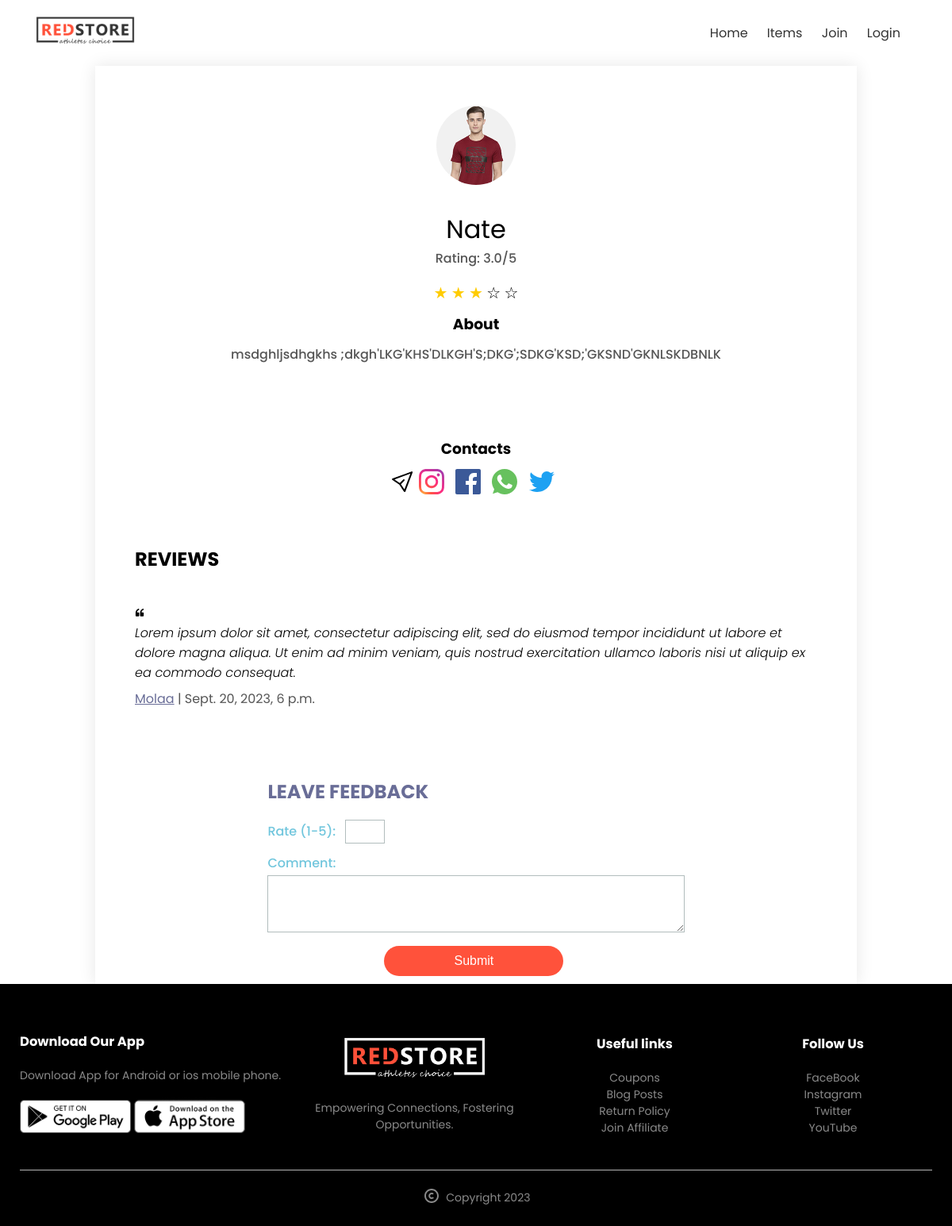
The app's page /profile/1 with its own data.
### core/models.py (models this page shows, shortened)
class User(AbstractUser):
    name = models.CharField(max_length=200, null=True)
    email = models.EmailField(unique=True, null=True)
    bio = models.TextField(null=True)
    avatar = models.ImageField(null=True, default="avatar.svg")
    instagram = models.CharField(max_length=50, blank=True)
    facebook = models.CharField(max_length=50, blank=True)
    whatsup = models.CharField(max_length=50, blank=True)
    twitter = models.CharField(max_length=50, blank=True)
    total_ratings = models.PositiveIntegerField(default=0)
    total_rating_points = models.PositiveIntegerField(default=0)
    USERNAME_FIELD = 'username'
    REQUIRED_FIELDS = ['email']
    def __str__(self):
        return self.name or self.username
    def calculate_average_rating(self):
        if self.total_ratings > 0:
            return self.total_rating_points / self.total_ratings
        else:
            return 0

class Comments(models.Model):
    seller = models.ForeignKey(User, related_name='seller', on_delete=models.CASCADE)
    created_by = models.ForeignKey(User, related_name='buyers', on_delete=models.CASCADE)
    body = models.TextField(null=True)
    created_at = models.DateTimeField(auto_now_add=True)
    class Meta:
        verbose_name_plural = 'Comments'

### core/views.py (the view)
# urls.py: path('profile/<str:pk>', views.userProfile, name='profile'),
def userProfile(request, pk):
    user = User.objects.get(id=pk)
    comments = Comments.objects.filter(seller=user)
    context = {'user':user, 'comments':comments}
    return render(request, 'core/profile.html', context)

### core/templates/core/profile.html (shortened to what this page needs)
{% extends 'core/base.html' %}
{% block content %}
<div class="container profile">
	<img src="{{ user.avatar.url }}" alt="{{ user.name }}" class="profile-image">
	<div class="profile-info">
		<h1>{{ user }}</h1>
		<p>Rating: {{ user.calculate_average_rating }}/5</p>
		<div class="star-ratings">
            {% for i in "12345" %}
                {% if user.calculate_average_rating >= forloop.counter %}
                    {% if user.calculate_average_rating >= 4 %}
                        <span class="star-icon filled-green">★</span>
                    {% elif user.calculate_average_rating == 3 %}
                        <span class="star-icon filled-yellow">★</span>
                    {% else %}
                        <span class="star-icon filled-red">★</span>
                    {% endif %}
                {% else %}
                    <span class="star-icon">☆</span>
                {% endif %}
            {% endfor %}
		</div>
		{% if user.bio %}
		<h3>About</h3>
            <p>{{ user.bio }}</p>
        {% endif %}
	</div>
	<div class="social-links">
		<h3>Contacts</h3>
		{% if request.user != user %}
		<a href="{% url 'new-convo' user.id %}">
		</a>
		{% endif %}
		{% if user.instagram %}
			<a href="{{ user.instagram }}" class="social-icon">
			</a>
		{% endif %}
		{% if user.facebook %}
			<a href="{{ user.facebook }}" class="social-icon">
			</a>
		{% endif %}
		{% if user.whatsup %}
			<a href="{{ user.telegram }}" class="social-icon">
			</a>
		{% endif %}
		{% if user.twitter %}
			<a href="{{ user.twitter }}" class="social-icon">
			</a>
		{% endif %}
	</div>
	<div class="comments">
		<h2>Reviews</h2>
		{% if comments %}
			<ul>
				{% for comment in comments %}
				<div class="comment-box">
					<li style="font-style: italic">{{ comment.body }}</li>
					<a href="{% url 'profile' comment.created_by.id %}">
						<p><span style="color: #696d97;; text-decoration: underline;" onmouseover="this.style.color='red';" onmouseout="this.style.color='blue';">{{ comment.created_by }}</span> | {{ comment.created_at }}</p>
					</a>
				</div>
				{% endfor %}
			</ul>
		{% else %}
			<p>No comments available.</p>
		{% endif %}
	</div>
	{% if user != request.user %}
            <div class="rating-form">
                <h2>Leave Feedback</h2>
                <form method="post" action="{% url 'rate-comment' user.id %}">
                    <label for="rating">Rate (1-5):</label>
                    <input type="number" name="rating" min="1" max="5" required><br/>
                    <label for="comment" class="comment-form">Comment:</label>
                    <textarea id="comment" name="body" rows="4" cols="50"></textarea><br>
                    <button type="submit" class="btn">Submit</button>
                </form>
            </div>
    {% endif %}
</div>
{% endblock %}

### static/css/style.css (style rules this page uses)
* { margin: 0; padding: 0; box-sizing: border-box; }
body { font-family: 'Poppins', sans-serif; }
a { text-decoration: none; color: #555; }
p { color: #555; }
.container { max-width: 1300px; padding-left: 25px; padding-right: 25px; margin: auto; }
.btn { display: inline-block; background: #ff523b; color: #fff; margin: 30px 0; padding: 8px 30px; border-radius: 30px; transition: background 0.5s; }
ul { list-style-type: none; }
form input { width: 100%; height: 30px; margin: 10px 0; padding: 0 10px; border: 1px solid #ccc; }
form .btn { width: 100%; border: none; cursor: pointer; margin: 10px 0; }
.profile { width: 80%; margin: auto; display: flex; flex-direction: column; align-items: center; justify-content: center; box-shadow: 0 0 20px 0px rgba(0, 0, 0, 0.1); }
.profile h3 { line-height: 50px; }
.profile-image { width: 100px; margin-top: 50px; margin-bottom: 0px; border-radius: 50%; }
.profile-info { text-align: center; margin-bottom: 50px; }
.social-icon { margin-right: 10px; transition: transform 0.3s ease-in-out; }
.profile-image { max-width: 100%; height: auto; }
.profile-info { text-align: center; margin-top: 32px; }
.profile-info h1 { font-size: 32px; font-weight: 400; }
.profile-info p { font-weight: 500; margin-bottom: 16px; }
.social-links { text-align: center; margin-top: 16px; }
.comments { margin-top: 32px; padding: 25px; }
.comments h2 { text-transform: uppercase; margin-bottom: 8px; }
.comments ul { list-style: none; padding: 0px; }
.comment-box { padding: 30px 0; }
.comments li { font-weight: 350; margin-bottom: 8px; }
.comment-form { margin-left: 0; line-height: 30px; }
.rating-form { margin-top: 32px; }
.rating-form h2 { text-transform: uppercase; color: #696d97; margin-bottom: 8px; }
.rating-form label { color: #71c6dd; font-weight: 500; margin-bottom: 5px; margin-right: 8px; }
.rating-form input[type="number"] { padding: 5px; width: 50px; border: 1px solid #b2bdbd; }
.rating-form textarea { width: 100%; padding: 5px; border: 1px solid #b2bdbd; }
.rating-form button[type="submit"] { background: #ff523b; width: 43%; color: #fff; border: none; padding: 10px 30px; margin-left: 28%; border-radius: 30px; font-size: 16px; cursor: pointer; transition: background 0.5s; }
.star-icon { font-size: 20px; }
.star-icon.filled-yellow { color: #ffcc00; }

### records on screen
User: avatar (picture), name "Nate", calculate_average_rating "3.0", bio "msdghljsdhgkhs ;dkgh'LKG'KHS'DLKGH'S;DKG';SDKG'KSD;'GKSND'GKNLSKDBNLK"
Comments: body "Lorem ipsum dolor sit amet, consectetur adipiscing elit, sed do eiusmod tempor incididunt ut labore et dolore magna aliqua. Ut enim ad minim veniam, quis nostrud exercitation ullamco laboris nisi ut aliquip ex ea commodo consequat.", created_by "Molaa", created_at "Sept. 20, 2023, 6 p.m."
